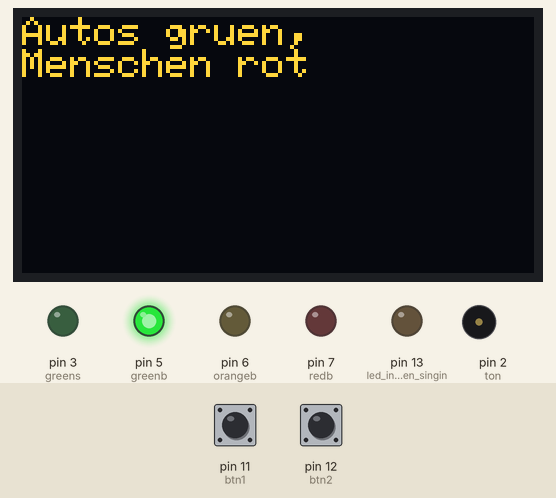
This sketch was run on a simulated Arduino Uno, built with avr-gcc and run on an emulated ATmega328P. Shown: 128×64 one-colour display, output pins drawn as LEDs (lit = HIGH), buzzer (waves = sounding). The inputs (shaded band) are chosen by the test bench; at power-on: pin 11 (btn1) LOW, pin 12 (btn2) LOW. The OLED is the two-colour kind (top 16 rows yellow); pins used as bus, display or sensor lines are not drawn; what the sketch prints to the serial monitor is not drawn.

Above: at 1.2 s.
1.3 s: pin 11 (btn1) pulled HIGH for 0.15 s
At 1.8 s:
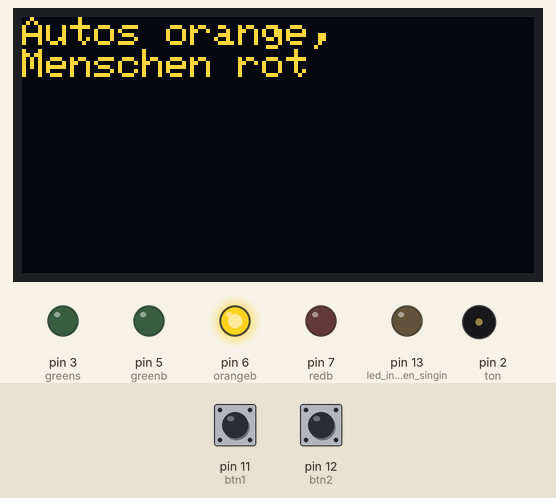
At 2.3 s:
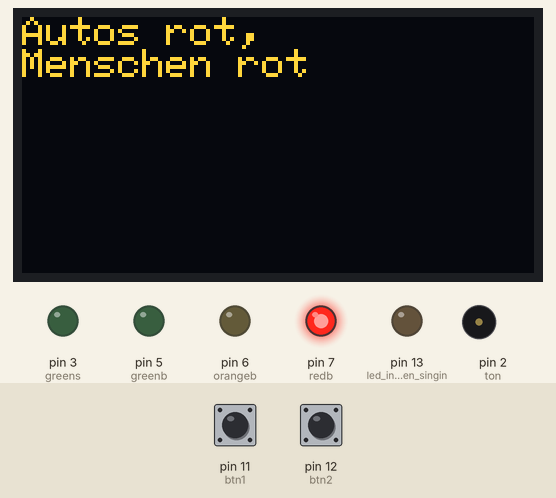
4.0 s: pin 12 (btn2) pulled HIGH for 0.15 s
At 42.9 s:
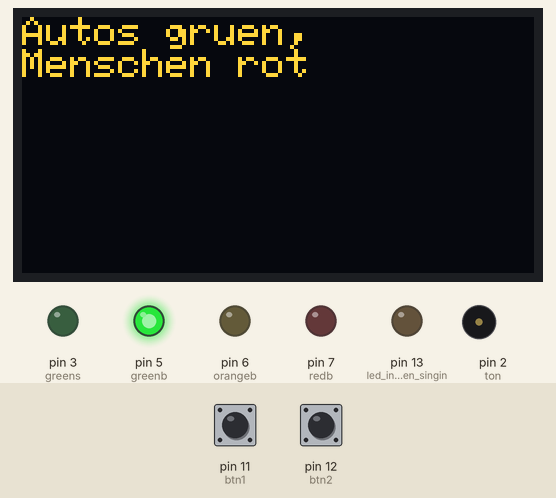
Timing chart, 0 to 43.7 s (numbered marks = the images above; inputs shaded):
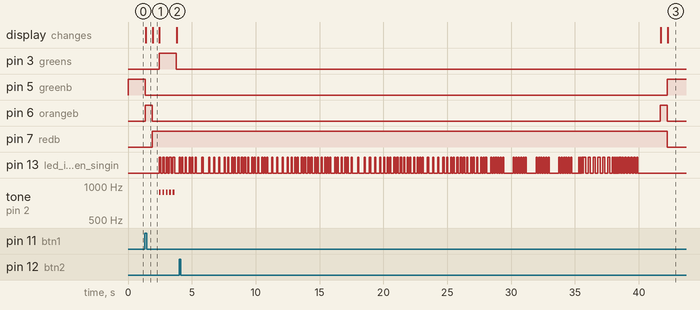

The sketch:

Ampelsteuerung.ino
```cpp
#define NOTE_B0  31
#define NOTE_C1  33
#define NOTE_CS1 35
#define NOTE_D1  37
#define NOTE_DS1 39
#define NOTE_E1  41
#define NOTE_F1  44
#define NOTE_FS1 46
#define NOTE_G1  49
#define NOTE_GS1 52
#define NOTE_A1  55
#define NOTE_AS1 58
#define NOTE_B1  62
#define NOTE_C2  65
#define NOTE_CS2 69
#define NOTE_D2  73
#define NOTE_DS2 78
#define NOTE_E2  82
#define NOTE_F2  87
#define NOTE_FS2 93
#define NOTE_G2  98
#define NOTE_GS2 104
#define NOTE_A2  110
#define NOTE_AS2 117
#define NOTE_B2  123
#define NOTE_C3  131
#define NOTE_CS3 139
#define NOTE_D3  147
#define NOTE_DS3 156
#define NOTE_E3  165
#define NOTE_F3  175
#define NOTE_FS3 185
#define NOTE_G3  196
#define NOTE_GS3 208
#define NOTE_A3  220
#define NOTE_AS3 233
#define NOTE_B3  247
#define NOTE_C4  262
#define NOTE_CS4 277
#define NOTE_D4  294
#define NOTE_DS4 311
#define NOTE_E4  330
#define NOTE_F4  349
#define NOTE_FS4 370
#define NOTE_G4  392
#define NOTE_GS4 415
#define NOTE_A4  440
#define NOTE_AS4 466
#define NOTE_B4  494
#define NOTE_C5  523
#define NOTE_CS5 554
#define NOTE_D5  587
#define NOTE_DS5 622
#define NOTE_E5  659
#define NOTE_F5  698
#define NOTE_FS5 740
#define NOTE_G5  784
#define NOTE_GS5 831
#define NOTE_A5  880
#define NOTE_AS5 932
#define NOTE_B5  988
#define NOTE_C6  1047
#define NOTE_CS6 1109
#define NOTE_D6  1175
#define NOTE_DS6 1245
#define NOTE_E6  1319
#define NOTE_F6  1397
#define NOTE_FS6 1480
#define NOTE_G6  1568
#define NOTE_GS6 1661
#define NOTE_A6  1760
#define NOTE_AS6 1865
#define NOTE_B6  1976
#define NOTE_C7  2093
#define NOTE_CS7 2217
#define NOTE_D7  2349
#define NOTE_DS7 2489
#define NOTE_E7  2637
#define NOTE_F7  2794
#define NOTE_FS7 2960
#define NOTE_G7  3136
#define NOTE_GS7 3322
#define NOTE_A7  3520
#define NOTE_AS7 3729
#define NOTE_B7  3951
#define NOTE_C8  4186
#define NOTE_CS8 4435
#define NOTE_D8  4699
#define NOTE_DS8 4978

#define melodyPin 2

// Die Zahl am Ende steht für den digitalen Pin, an dem die Bauteile (LEDs, Lautsprecher, etc.) angeschlossen sind
// Mit #define sagst du dem Programm:"Überall wo btn1 steht, ersetze es durch 11"
// Somit steht für dem Computer intern überall wo btn1 steht eine 11
// Sonst wüsste der Computer nicht, was er mit digitalWrite(btn1,

#include <Adafruit_GFX.h>
#include <Adafruit_SSD1306.h>

#define OLED_RESET 4
Adafruit_SSD1306 display(OLED_RESET);

#define btn1 11
#define btn2 12

#define ton 2

#define greens 3
#define greenb 5
#define reds 4
#define redb 7
#define orangeb 6

char tmp = 'b';

enum State {
  Gr,  // Auto grün Mensch rot
  Or,  // Auto orange Mensch rot
  Rr1, // Auto rot Mensch rot beim ersten Mal
  Rg,  // Auto rot Mensch grün
  Rr2, // Auto rot Mensch rot beim zweiten Mal
  ROr, // Auto rot orange Mensch rot
};

// Zustand wird am Anfang auf Gr gesetzt, weil Autos grün haben und Menschen rot
// Der Zustand wird in der Variable stat gespeichert und ist ab jetzt vom Typ State
// Somit kann er nun alle in State definierten Zustände annehmen
State stat = Gr;

// Zählt bis zum Ende der Laufzeiten hoch
// und wird dann zurück auf 0 gesetzt
int wait = 0;

// Wenn debug auf true, dann kann man die Schaltzustände auf einem seperaten Display ausgeben
bool debug = false;

// Zähler für individuelle Abläufe der Laufzeiten
int wOr = 20;
int wRr1 = 20;
int wRg = 50;
int wRr2 = 20;
int wROr = 20;

// ton1 dient als Schalter, um den Ton an-/auszuschalten
bool ton1 = false;

void setup() {
  Serial.begin(9600);
  //Serial.begin(14400);
  display.begin(SSD1306_SWITCHCAPVCC, 0x3C);
  display.setTextSize(1);
  display.setTextColor(WHITE);
  display.setCursor(0, 0);
  display.clearDisplay();

  // Funktion, um den initialen Schaltzustand der Ampel festzulegen
  // und um den Pinmodus der digitalen Ausgänge zu definieren
  initalize();

  pinMode(2, OUTPUT);//buzzer
  pinMode(13, OUTPUT);//led indicator when singing a note
}

void loop() {
  // Status von Button 1 wird zwischengespeichert
  int btn1pressed = digitalRead(btn1);
  int btn2pressed = digitalRead(btn2);

  if (btn2pressed == 1) {
    //sing the tunes
    sing(1);
    sing(1);
    sing(2);
  }


  // Verschiede Ampelschaltzustände werden abgearbeitet
  switch  (stat) {

    // Auto grün, Mensch rot
    case (Gr):

      // Diese if-Abfrage dient dazu, dass die Schaltstellung nur einmal ausgeführt wird
      // Einmal reicht, da der Wert gehalten wird
      if (wait == 0) {
        digitalWrite(redb, LOW);
        digitalWrite(orangeb, LOW);
        digitalWrite(greenb, HIGH);

        digitalWrite(reds, HIGH);
        digitalWrite(greens, LOW);
        display.clearDisplay();
        display.setCursor(0, 0);
        display.println("Autos gruen, \nMenschen rot");

        // wait wird auf 1 (alles außer 0) gesetzt, damit diese if-Bedingung nicht mehr erfüllt ist
        // und die digitalen Pins nicht kontinuierlich gesetzt werden
        wait = 1;
      }

      if (debug == true && wait == 1) {
        display.clearDisplay();
        display.setCursor(0, 0);
        display.println("Autos gruen, \nMenschen rot");
        display.println(wait);
      }

      if (Serial.available() > 0) {
        tmp = (char) Serial.read();
        if (tmp == 'a') {
          stat = Or;

          // wait wird für die if-Bedingung im nächsten Zustand zurück auf 0 gesetzt
          wait = 0;
        }
      }


      // Bleibe in dem Zustand, bis Button 1 gedrückt wird
      if (btn1pressed == 1) {

        // Gehe in den nächsten Zustand über (Auto orange, Mensch rot)
        stat = Or;

        // wait wird für die if-Bedingung im nächsten Zustand zurück auf 0 gesetzt
        wait = 0;
      }
      break;

    // Auto orange, Mensch rot
    case (Or):

      // Diese if-Abfrage dient dazu, dass die Schaltstellung nur einmal ausgeführt wird
      // Einmal reicht, da der Wert gehalten wird
      if (wait == 0) {
        digitalWrite(redb, LOW);
        digitalWrite(orangeb, HIGH);
        digitalWrite(greenb, LOW);

        digitalWrite(reds, HIGH);
        digitalWrite(greens, LOW);
        display.clearDisplay();
        display.setCursor(0, 0);
        display.println("Autos orange, \nMenschen rot");
      }

      if (debug == true && wait == 0) {
        display.clearDisplay();
        display.setCursor(0, 0);
        display.println("Autos orange, \nMenschen rot");
        display.println(wait);
      }

      // wait wird um 1 hoch gezählt
      wait++;

      // Wenn wait = wOr entspricht (zB. 500), dann wurde 500 ms gewartet
      // Dauer kann man bei der Initialisierung von wOr anpassen (Quellcode ab Zeile 32)
      if (wait == wOr) {
        // Gehe in den nächsten Zustand über (Auto rot, Mensch rot)
        stat = Rr1;
        // wait wird für die if-Bedingung im nächsten Zustand zurück auf 0 gesetzt
        wait = 0;
      }
      break;

    // Auto rot, Mensch rot
    case (Rr1):

      if (wait == 0) {
        digitalWrite(redb, HIGH);
        digitalWrite(orangeb, LOW);
        digitalWrite(greenb, LOW);

        digitalWrite(reds, HIGH);
        digitalWrite(greens, LOW);
        display.clearDisplay();
        display.setCursor(0, 0);
        display.println("Autos rot, \nMenschen rot");
      }

      if (debug == true  && wait == 0) {
        display.clearDisplay();
        display.setCursor(0, 0);
        display.println("Autos rot, \nMenschen rot");
        display.println(wait);
      }

      wait++;

      if (wait == wRr1) {
        stat = Rg;
        wait = 0;
      }
      break;

    // Auto rot, Mensch grün
    case Rg:

      if (wait == 0) {
        digitalWrite(redb, HIGH);
        digitalWrite(orangeb, LOW);
        digitalWrite(greenb, LOW);

        digitalWrite(reds, LOW);
        digitalWrite(greens, HIGH);
        display.clearDisplay();
        display.setCursor(0, 0);
        display.println("Autos rot, \nMenschen gruen");
      }

      // Hier Sound abspielen...
      // % heisst Modulo (Geteilt durch mit Rest, wobei der Rest interessant ist)
      // Wenn wait durch 500 geteilt wurde, muss der Restwert 0 betragen
      // So erreichen wir, dass alle 500 ms ein Ton für 500 ms abgespielt wird (500 ms = 2 Hz = 2 Mal pro Sekunde)
      if (wait % 5 == 0) {

        // Wenn momentan kein Ton abgespielt wird, spiele Ton ab
        // ton1 dient als Hilfe, um Ton als Schalter ein-/ und auszuschalten
        if (ton1 == false) {
          digitalWrite(13, HIGH);
          tone(ton, 880, 500); // Spiele Ton mit 880 Hz ab
          ton1 = true; // ton1 wird auf true gesetzt, weil ab jetzt Ton abgespielt wird
        } else { // Wenn Ton momentan abgespielt wird, schalte Ton aus
          noTone(ton);
          digitalWrite(13, LOW);
          ton1 = false;
        }
      }

      if (debug == true  && wait == 0) {
        display.clearDisplay();
        display.setCursor(0, 0);
        display.println("Autos rot, \nMenschen gruen");
        display.println(wait);
      }

      wait++;

      if (wait == wRg) {
        noTone(ton);
        stat = Rr2;
        wait = 0;
      }
      break;

    // Auto rot, Mensch rot
    case Rr2:

      if (wait == 0) {
        digitalWrite(redb, HIGH);
        digitalWrite(orangeb, LOW);
        digitalWrite(greenb, LOW);

        digitalWrite(reds, HIGH);
        digitalWrite(greens, LOW);
        display.clearDisplay();
        display.setCursor(0, 0);
        display.println("Autos rot, \nMenschen rot");
      }

      if (debug == true  && wait == 0) {
        display.clearDisplay();
        display.setCursor(0, 0);
        display.println("Autos rot, \nMenschen rot");
        display.println(wait);
      }

      wait++;

      if (wait == wRr2) {
        stat = ROr;
        wait = 0;
      }
      break;

    // Auto rot und orange, Mensch rot
    case ROr:

      if (wait == 0) {
        digitalWrite(redb, HIGH);
        digitalWrite(orangeb, HIGH);
        digitalWrite(greenb, LOW);

        digitalWrite(reds, HIGH);
        digitalWrite(greens, LOW);
        display.clearDisplay();
        display.setCursor(0, 0);
        display.println("Autos rot orange, \nMenschen rot");
      }

      if (debug == true  && wait == 0) {
        display.clearDisplay();
        display.setCursor(0, 0);
        display.println("Autos rot orange, \nMenschen rot");
        display.println(wait);
      }

      wait++;

      if (wait == wROr) {
        stat = Gr;
        wait = 0;
      }
      break;

    // Falls unser Status einen anderen Zustand bekommt, als zuvor vorgegeben
    // Sollte hier nicht zutreffen, da beim letzten Zustand wieder in den ersten Zustand gewechselt wird (Gr)
    default:
      break; // Beende die Switchanweisung und führe mit dem weiteren Code fort
  }
  display.display();
  delay(1);
}

int melody[] = {
  NOTE_E7, NOTE_E7, 0, NOTE_E7,
  0, NOTE_C7, NOTE_E7, 0,
  NOTE_G7, 0, 0,  0,
  NOTE_G6, 0, 0, 0,

  NOTE_C7, 0, 0, NOTE_G6,
  0, 0, NOTE_E6, 0,
  0, NOTE_A6, 0, NOTE_B6,
  0, NOTE_AS6, NOTE_A6, 0,

  NOTE_G6, NOTE_E7, NOTE_G7,
  NOTE_A7, 0, NOTE_F7, NOTE_G7,
  0, NOTE_E7, 0, NOTE_C7,
  NOTE_D7, NOTE_B6, 0, 0,

  NOTE_C7, 0, 0, NOTE_G6,
  0, 0, NOTE_E6, 0,
  0, NOTE_A6, 0, NOTE_B6,
  0, NOTE_AS6, NOTE_A6, 0,

  NOTE_G6, NOTE_E7, NOTE_G7,
  NOTE_A7, 0, NOTE_F7, NOTE_G7,
  0, NOTE_E7, 0, NOTE_C7,
  NOTE_D7, NOTE_B6, 0, 0
};
//Mario main them tempo
int tempo[] = {
  12, 12, 12, 12,
  12, 12, 12, 12,
  12, 12, 12, 12,
  12, 12, 12, 12,

  12, 12, 12, 12,
  12, 12, 12, 12,
  12, 12, 12, 12,
  12, 12, 12, 12,

  9, 9, 9,
  12, 12, 12, 12,
  12, 12, 12, 12,
  12, 12, 12, 12,

  12, 12, 12, 12,
  12, 12, 12, 12,
  12, 12, 12, 12,
  12, 12, 12, 12,

  9, 9, 9,
  12, 12, 12, 12,
  12, 12, 12, 12,
  12, 12, 12, 12,
};
//Underworld melody
int underworld_melody[] = {
  NOTE_C4, NOTE_C5, NOTE_A3, NOTE_A4,
  NOTE_AS3, NOTE_AS4, 0,
  0,
  NOTE_C4, NOTE_C5, NOTE_A3, NOTE_A4,
  NOTE_AS3, NOTE_AS4, 0,
  0,
  NOTE_F3, NOTE_F4, NOTE_D3, NOTE_D4,
  NOTE_DS3, NOTE_DS4, 0,
  0,
  NOTE_F3, NOTE_F4, NOTE_D3, NOTE_D4,
  NOTE_DS3, NOTE_DS4, 0,
  0, NOTE_DS4, NOTE_CS4, NOTE_D4,
  NOTE_CS4, NOTE_DS4,
  NOTE_DS4, NOTE_GS3,
  NOTE_G3, NOTE_CS4,
  NOTE_C4, NOTE_FS4, NOTE_F4, NOTE_E3, NOTE_AS4, NOTE_A4,
  NOTE_GS4, NOTE_DS4, NOTE_B3,
  NOTE_AS3, NOTE_A3, NOTE_GS3,
  0, 0, 0
};
//Underwolrd tempo
int underworld_tempo[] = {
  12, 12, 12, 12,
  12, 12, 6,
  3,
  12, 12, 12, 12,
  12, 12, 6,
  3,
  12, 12, 12, 12,
  12, 12, 6,
  3,
  12, 12, 12, 12,
  12, 12, 6,
  6, 18, 18, 18,
  6, 6,
  6, 6,
  6, 6,
  18, 18, 18, 18, 18, 18,
  10, 10, 10,
  10, 10, 10,
  3, 3, 3
};

int song = 0;

void sing(int s) {
  // iterate over the notes of the melody:
  song = s;
  if (song == 2) {
    Serial.println("'Underworld Theme'");
    int size = sizeof(underworld_melody) / sizeof(int);
    for (int thisNote = 0; thisNote < size; thisNote++) {

      // to calculate the note duration, take one second
      // divided by the note type.
      //e.g. quarter note = 1000 / 4, eighth note = 1000/8, etc.
      int noteDuration = 1000 / underworld_tempo[thisNote];

      buzz(melodyPin, underworld_melody[thisNote], noteDuration);

      // to distinguish the notes, set a minimum time between them.
      // the note's duration + 30% seems to work well:
      int pauseBetweenNotes = noteDuration * 1.30;
      delay(pauseBetweenNotes);

      // stop the tone playing:
      buzz(melodyPin, 0, noteDuration);

    }

  } else {

    Serial.println("'Mario Theme'");
    int size = sizeof(melody) / sizeof(int);
    for (int thisNote = 0; thisNote < size; thisNote++) {

      // to calculate the note duration, take one second
      // divided by the note type.
      //e.g. quarter note = 1000 / 4, eighth note = 1000/8, etc.
      int noteDuration = 1000 / tempo[thisNote];

      buzz(melodyPin, melody[thisNote], noteDuration);

      // to distinguish the notes, set a minimum time between them.
      // the note's duration + 30% seems to work well:
      int pauseBetweenNotes = noteDuration * 1.30;
      delay(pauseBetweenNotes);

      // stop the tone playing:
      buzz(melodyPin, 0, noteDuration);

    }
  }
}

void buzz(int targetPin, long frequency, long length) {
  digitalWrite(13, HIGH);
  long delayValue = 1000000 / frequency / 2; // calculate the delay value between transitions
  //// 1 second's worth of microseconds, divided by the frequency, then split in half since
  //// there are two phases to each cycle
  long numCycles = frequency * length / 1000; // calculate the number of cycles for proper timing
  //// multiply frequency, which is really cycles per second, by the number of seconds to
  //// get the total number of cycles to produce
  for (long i = 0; i < numCycles; i++) { // for the calculated length of time...
    digitalWrite(targetPin, HIGH); // write the buzzer pin high to push out the diaphram
    delayMicroseconds(delayValue); // wait for the calculated delay value
    digitalWrite(targetPin, LOW); // write the buzzer pin low to pull back the diaphram
    delayMicroseconds(delayValue); // wait again or the calculated delay value
  }
  digitalWrite(13, LOW);

}


void initalize() {
  // pinMode setzt den Pinmodus der digitalen Ausgänge
  // OUTPUT bedeutet ein Signal soll gesendet werden (zB. an eine LED oder einen Transistor)
  // INPUT bedeutet ein Signal wird erwartet (zB. durch einen Button oder Sensor)
  pinMode(ton, OUTPUT);
  pinMode(greens, OUTPUT);
  pinMode(greenb, OUTPUT);
  pinMode(reds, OUTPUT);
  pinMode(redb, OUTPUT);
  pinMode(orangeb, OUTPUT);

  pinMode(btn1, INPUT);
  pinMode(btn2, INPUT);

  // Mit digitalWrite legt man ein Signal auf einen Ausgang
  // HIGH bedeutet gebe ein Signal auf die Leitung (einschalten)
  // LOW bedeutet beende das senden des Signals (ausschalten)
  digitalWrite(redb, LOW);
  digitalWrite(orangeb, LOW);
  digitalWrite(greenb, HIGH);
  digitalWrite(reds, HIGH);
  digitalWrite(greens, LOW);
}
```

Measured:
- after the input at 1.3 s, pin 3 (greens): LOW → HIGH after 1.1 s, → LOW 1.3 s later; pin 5 (greenb): HIGH → LOW after 0.05 s
- after the input at 4.0 s, pin 5 (greenb): LOW → HIGH after 38.2 s instead of 0.87 s; pin 7 (redb): HIGH → LOW after 38.2 s instead of 0.87 s
- what the display in image 2 shows lasts 0.6 s, from 1.9 s to 2.5 s
